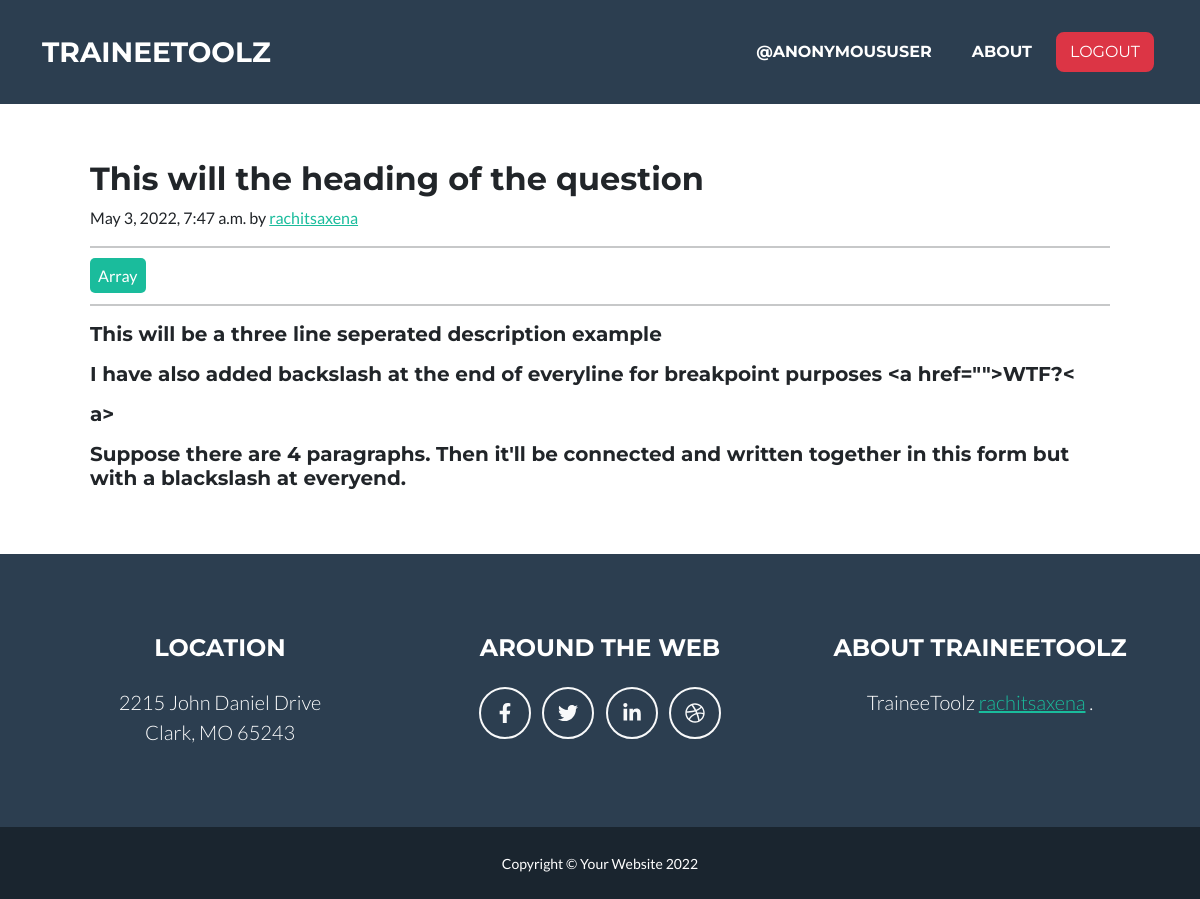
Screenshot of /question/question_detail/1 with the database file from the repository.
### question/models.py (models this page shows, shortened)
class Question(models.Model):
    DIFF_CHOICES = (
        ('Easy', 'Easy'),
        ('Medium', 'Medium'),
        ('Hard', 'Hard'),
    )
    heading = models.CharField(max_length=200)
    user = models.ForeignKey(User , on_delete=models.CASCADE)
    date = models.DateTimeField(auto_now_add=True)
    difficulty = models.CharField(max_length=100 , choices=DIFF_CHOICES )
    tags = models.ForeignKey(Category,blank=True , null=True, on_delete=models.CASCADE)
    description = models.TextField()
    image = models.ImageField(null=True, blank=True)
    companies = models.ManyToManyField(Company, blank=True)

class Category(models.Model):
    name = models.CharField(max_length=100)
    img = models.ImageField(blank=True, null=True, upload_to='./media/category')

### question/views.py (the view)
# urls.py: path('question_detail/<str:pk>' , views.questions_detail, name='questions_detail'),
def questions_detail(request, pk):
    question = Question.objects.get(id=pk)
    paras = str(question.description).split('/')
    params = {
        'question':question,
        'paras':paras
    }
    return render(request, 'question/questions_detail.html', params)

### templates/question/questions_detail.html
{% extends "basic.html" %}
{% block content %}
    <div class='container' style="margin-top:7rem;">
        <div class="blog-post p-5" >
            <h2 class="blog-post-title">{{question.heading}}</h2>
            <p class="blog-post-meta">{{question.date}} by <a href="#">{{question.user.username}}</a></p>
            <hr>
            <div class="d-inline p-2 bg-primary text-white" style="border-radius:5px;">{{question.tags.name}}</div>
            <hr>
            {% for i in paras %}
                <blockquote>
                    <h5>{{i}}</h5>
                </blockquote>
            {% endfor %}
        </div>
    </div>
{% endblock content %}

### templates/static/style.html (style rules this page uses)
:root { --bs-blue: #0d6efd; --bs-indigo: #6610f2; --bs-purple: #6f42c1; --bs-pink: #d63384; --bs-red: #dc3545; --bs-orange: #fd7e14; --bs-yellow: #ffc107; --bs-green: #198754; --bs-teal: #1abc9c; --bs-cyan: #0dcaf0; --bs-white: #fff; --bs-gray: #6c757d; --bs-gray-dark: #343a40; --bs-gray-100: #f8f9fa; --bs-gray-200: #e9ecef; --bs-gray-300: #dee2e6; --bs-gray-400: #ced4da; --bs-gray-500: #adb5bd; --bs-gray-600: #6c757d; --bs-gray-700: #495057; --bs-gray-800: #343a40; --bs-gray-900: #212529; --bs-primary: #1abc9c; --bs-secondary: #2c3e50; --bs-success: #198754; --bs-info: #0dcaf0; --bs-warning: #ffc107; --bs-danger: #dc3545; --bs-light: #f8f9fa; --bs-dark: #212529; --bs-primary-rgb: 26, 188, 156; --bs-secondary-rgb: 44, 62, 80; --bs-success-rgb: 25, 135, 84; --bs-info-rgb: 13, 202, 240; --bs-warning-rgb: 255, 193, 7; --bs-danger-rgb: 220, 53, 69; --bs-light-rgb: 248, 249, 250; --bs-dark-rgb: 33, 37, 41; --bs-white-rgb: 255, 255, 255; --bs-black-rgb: 0, 0, 0; --bs-body-color-rgb: 33, 37, 41; --bs-body-bg-rgb: 255, 255, 255; --bs-font-sans-serif: "Lato", -apple-system, BlinkMacSystemFont, "Segoe UI", Roboto, "Helvetica Neue", Arial, "Noto Sans", sans-serif, "Apple Color Emoji", "Segoe UI Emoji", "Segoe UI Symbol", "Noto Color Emoji"; --bs-font-monospace: SFMono-Regular, Menlo, Monaco, Consolas, "Liberation Mono", "Courier New", monospace; --bs-gradient: linear-gradient(180deg, rgba(255, 255, 255, 0.15), rgba(255, 255, 255, 0)); --bs-body-font-family: var(--bs-font-sans-serif); --bs-body-font-size: 1rem; --bs-body-font-weight: 400; --bs-body-line-height: 1.5; --bs-body-color: #212529; --bs-body-bg: #fff; }
*, *::before, *::after { box-sizing: border-box; }
@media (prefers-reduced-motion: no-preference) { :root { scroll-behavior: smooth; } }
body { margin: 0; font-family: var(--bs-body-font-family); font-size: var(--bs-body-font-size); font-weight: var(--bs-body-font-weight); line-height: var(--bs-body-line-height); color: var(--bs-body-color); text-align: var(--bs-body-text-align); background-color: var(--bs-body-bg); -webkit-text-size-adjust: 100%; -webkit-tap-highlight-color: rgba(0, 0, 0, 0); }
hr { margin: 1rem 0; color: inherit; background-color: currentColor; border: 0; opacity: 0.25; }
hr:not([size]) { height: 0.125rem; }
h6, .h6, h5, .h5, h4, .h4, h3, .h3, h2, .h2, h1, .h1 { margin-top: 0; margin-bottom: 0.5rem; font-family: "Montserrat", -apple-system, BlinkMacSystemFont, "Segoe UI", Roboto, "Helvetica Neue", Arial, "Noto Sans", sans-serif, "Apple Color Emoji", "Segoe UI Emoji", "Segoe UI Symbol", "Noto Color Emoji"; font-weight: 700; line-height: 1.2; }
h2, .h2 { font-size: calc(1.325rem + 0.9vw); }
@media (min-width: 1200px) { h2, .h2 { font-size: 2rem; } }
h5, .h5 { font-size: 1.25rem; }
p { margin-top: 0; margin-bottom: 1rem; }
blockquote { margin: 0 0 1rem; }
a { color: #1abc9c; text-decoration: underline; }
.container, .container-fluid, .container-xxl, .container-xl, .container-lg, .container-md, .container-sm { width: 100%; padding-right: var(--bs-gutter-x, 0.75rem); padding-left: var(--bs-gutter-x, 0.75rem); margin-right: auto; margin-left: auto; }
@media (min-width: 576px) { .container-sm, .container { max-width: 540px; } }
@media (min-width: 768px) { .container-md, .container-sm, .container { max-width: 720px; } }
@media (min-width: 992px) { .container-lg, .container-md, .container-sm, .container { max-width: 960px; } }
@media (min-width: 1200px) { .container-xl, .container-lg, .container-md, .container-sm, .container { max-width: 1140px; } }
.d-inline { display: inline !important; }
.p-2 { padding: 0.5rem !important; }
.p-5 { padding: 3rem !important; }

### rows the page displays
Question: heading "This will the heading of the question", date "May 3, 2022, 7:47 a.m.", user.username "rachitsaxena", tags.name "Array"

### other values shown
{{ user }} "ANONYMOUSUSER"
{{ i }} "This will be a three line seperated description example" "I have also added backslash at the end of everyline for breakpoint purposes <a href=\"\">WTF?<" "a>" "Suppose there are 4 paragraphs. Then it'll be connected and written together in this form but with a blackslash at everyend."
